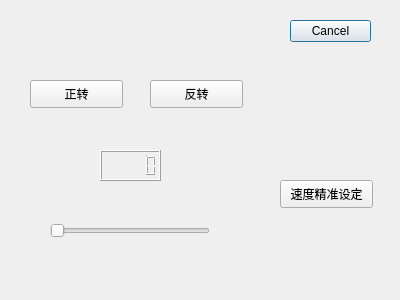
<?xml version="1.0" encoding="UTF-8"?>
<ui version="4.0">
 <class>Dialog</class>
 <widget class="QDialog" name="Dialog">
  <property name="geometry">
   <rect>
    <x>0</x>
    <y>0</y>
    <width>400</width>
    <height>300</height>
   </rect>
  </property>
  <property name="windowTitle">
   <string>侧翻</string>
  </property>
  <widget class="QDialogButtonBox" name="buttonBox">
   <property name="enabled">
    <bool>true</bool>
   </property>
   <property name="geometry">
    <rect>
     <x>290</x>
     <y>20</y>
     <width>81</width>
     <height>241</height>
    </rect>
   </property>
   <property name="orientation">
    <enum>Qt::Vertical</enum>
   </property>
   <property name="standardButtons">
    <set>QDialogButtonBox::Cancel</set>
   </property>
   <property name="centerButtons">
    <bool>false</bool>
   </property>
  </widget>
  <widget class="QLCDNumber" name="lcdNumber">
   <property name="geometry">
    <rect>
     <x>100</x>
     <y>150</y>
     <width>61</width>
     <height>31</height>
    </rect>
   </property>
  </widget>
  <widget class="QPushButton" name="pushButton">
   <property name="geometry">
    <rect>
     <x>30</x>
     <y>80</y>
     <width>93</width>
     <height>28</height>
    </rect>
   </property>
   <property name="text">
    <string>正转</string>
   </property>
  </widget>
  <widget class="QPushButton" name="pushButton_2">
   <property name="geometry">
    <rect>
     <x>150</x>
     <y>80</y>
     <width>93</width>
     <height>28</height>
    </rect>
   </property>
   <property name="text">
    <string>反转</string>
   </property>
  </widget>
  <widget class="QSlider" name="horizontalSlider">
   <property name="geometry">
    <rect>
     <x>50</x>
     <y>220</y>
     <width>160</width>
     <height>22</height>
    </rect>
   </property>
   <property name="orientation">
    <enum>Qt::Horizontal</enum>
   </property>
  </widget>
  <widget class="QPushButton" name="pushButton_3">
   <property name="geometry">
    <rect>
     <x>280</x>
     <y>180</y>
     <width>93</width>
     <height>28</height>
    </rect>
   </property>
   <property name="text">
    <string>速度精准设定</string>
   </property>
  </widget>
 </widget>
 <resources/>
 <connections>
  <connection>
   <sender>buttonBox</sender>
   <signal>accepted()</signal>
   <receiver>Dialog</receiver>
   <slot>accept()</slot>
   <hints>
    <hint type="sourcelabel">
     <x>248</x>
     <y>254</y>
    </hint>
    <hint type="destinationlabel">
     <x>157</x>
     <y>274</y>
    </hint>
   </hints>
  </connection>
  <connection>
   <sender>buttonBox</sender>
   <signal>rejected()</signal>
   <receiver>Dialog</receiver>
   <slot>reject()</slot>
   <hints>
    <hint type="sourcelabel">
     <x>316</x>
     <y>260</y>
    </hint>
    <hint type="destinationlabel">
     <x>286</x>
     <y>274</y>
    </hint>
   </hints>
  </connection>
 </connections>
</ui>
